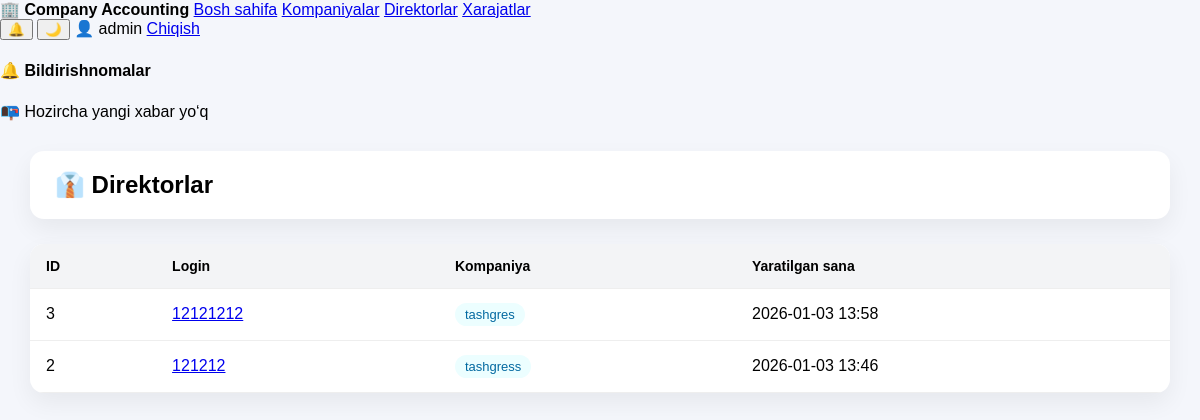
/admin/directors (signed in), run on an earlier commit of the app's database.
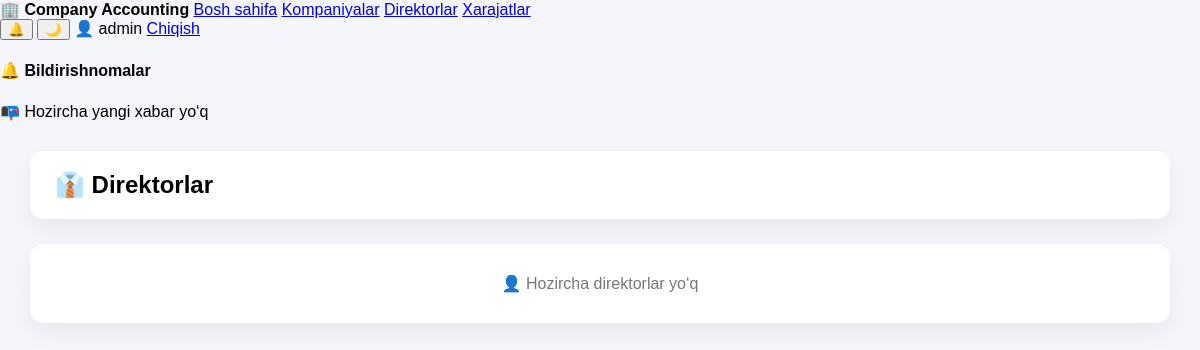
And on a later commit of the database.
### tables this page shows
CREATE TABLE users (
        id INTEGER PRIMARY KEY AUTOINCREMENT,
        username TEXT UNIQUE,
        password TEXT,
        role TEXT,
        company_id INTEGER,
        created_at TEXT
    );

CREATE TABLE companies (
        id INTEGER PRIMARY KEY AUTOINCREMENT,
        name TEXT,
        balance INTEGER DEFAULT 0,
        created_at TEXT
    );

### app.py (the view)
@app.route("/admin/directors")
def admin_directors():
    if session.get("role") != "admin":
        return "Ruxsat yo‘q ❌"
    conn = sqlite3.connect("users.db")
    conn.row_factory = sqlite3.Row   # 🔥 MUHIM
    c = conn.cursor()
    c.execute("""
        SELECT
            u.id,
            u.username,
            c.name AS company,
            u.created_at
        FROM users u
        LEFT JOIN companies c ON u.company_id = c.id
        WHERE u.role = 'director'
        ORDER BY u.id DESC
    """)
    directors = c.fetchall()
    conn.close()
    return render_template(
        "admin_directors.html",
        directors=directors
    )

### app.py (called while the page is built)
@app.context_processor
def inject_notifications():
    return {
        "notifications": [],
        "last_expense": session.get("last_expense")
    }

### templates/admin_directors.html (shortened to what this page needs)
<!DOCTYPE html>
<html lang="uz">
<head>
    <link rel="stylesheet" href="{{ url_for('static', filename='dashboard.css') }}">
</head>
<body>
{% include "navbar.html" %}
<div class="layout">
    <main class="main">
        <div class="page-header">
            <h1>👔 Direktorlar</h1>
        </div>
        <div class="card">
            {% if directors %}
            <table>
                <thead>
                    <tr>
                        <th>ID</th>
                        <th>Login</th>
                        <th>Kompaniya</th>
                        <th>Yaratilgan sana</th>
                    </tr>
                </thead>
                <tbody>
                    {% for d in directors %}
                    <tr>
                        <td>{{ d.id }}</td>
                        <td>
                            <a href="{{ url_for('admin_director_detail', director_id=d.id) }}">
                                {{ d.username }}
                            </a>
                        </td>
                        <td>
                            {% if d.company %}
                                <span class="badge badge-company">
                                    {{ d.company }}
                                </span>
                            {% else %}
                                —
                            {% endif %}
                        </td>
                        <td>{{ d.created_at }}</td>
                    </tr>
                    {% endfor %}
                </tbody>
            </table>
            {% else %}
                <div class="empty">
                    👤 Hozircha direktorlar yo‘q
                </div>
            {% endif %}
        </div>
    </main>
</div>
</body>
</html>

What changed in the data, as far as the page shows it:
removed users: id "3", username "12121212", company "tashgres", created_at "2026-01-03 13:58"
removed users: id "2", username "121212", company "tashgress", created_at "2026-01-03 13:46"
Also different on the page:
text no longer shown: "ID Login Kompaniya Yaratilgan sana"
text now shown: "👤 Hozircha direktorlar yo‘q"
